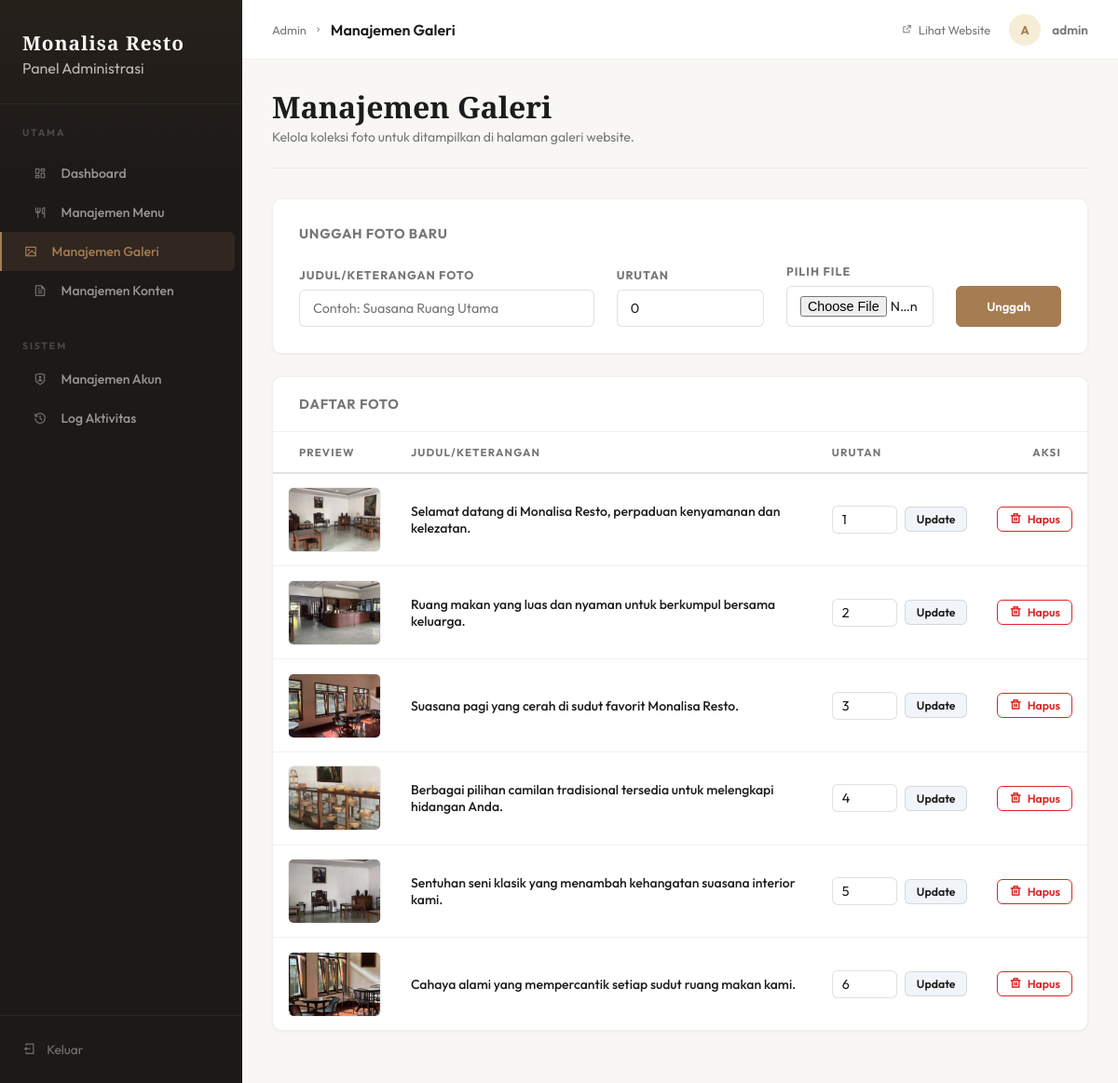
Page /admin/galeri.php (signed in) on the committed database.
### tables this page shows
CREATE TABLE `galeri` (
  `id` int(11) NOT NULL AUTO_INCREMENT,
  `judul` varchar(100) NOT NULL,
  `foto_url` varchar(255) NOT NULL,
  `urutan` int(11) DEFAULT 0,
  `created_at` timestamp NOT NULL DEFAULT current_timestamp(),
  PRIMARY KEY (`id`)
);

### includes/functions.php (called while the page is built, shortened)
<?php
function escapeHtml($string) {
    return htmlspecialchars($string ?? '', ENT_QUOTES, 'UTF-8');
}
function get_image_url($path, $is_admin = false) {
    return ($is_admin ? '../' : '') . $path;
}
?>

### admin/galeri.php (the view, shortened to what this page needs)
<?php
require_once '../includes/admin_header.php';
$galeri = $pdo->query("SELECT * FROM galeri ORDER BY urutan ASC, created_at DESC")->fetchAll();
?>
<div class="page-header">
    <div>
        <h1>Manajemen Galeri</h1>
        <p>Kelola koleksi foto untuk ditampilkan di halaman galeri website.</p>
    </div>
</div>
<div class="card">
    <h3 style="margin-bottom: 1.5rem; font-size: 0.9rem; letter-spacing: 0.05em; text-transform: uppercase; color: var(--text-muted);">Unggah Foto Baru</h3>
    <form method="POST" enctype="multipart/form-data">
        <div style="display: grid; grid-template-columns: 2fr 1fr 1fr auto; gap: 1.5rem; align-items: end;" class="galeri-form-grid">
            <div class="form-group" style="margin-bottom: 0;">
                <label for="judul">Judul/Keterangan Foto</label>
                <input type="text" id="judul" name="judul" class="form-control" placeholder="Contoh: Suasana Ruang Utama" required>
            </div>
            <div class="form-group" style="margin-bottom: 0;">
                <label for="urutan">Urutan</label>
                <input type="number" id="urutan" name="urutan" class="form-control" value="0" min="0">
            </div>
            <div class="form-group" style="margin-bottom: 0;">
                <label for="foto">Pilih File</label>
                <input type="file" id="foto" name="foto" class="form-control" accept="image/jpeg,image/png,image/webp" required>
            </div>
            <button type="submit" class="btn btn-primary" style="height: 44px; padding: 0 2rem;">Unggah</button>
        </div>
    </form>
</div>
<div class="card" style="padding: 0; overflow: hidden;">
    <div style="padding: 1.25rem 1.75rem; border-bottom: 1px solid var(--border);">
        <h3 style="font-size: 0.9rem; letter-spacing: 0.05em; text-transform: uppercase; color: var(--text-muted);">Daftar Foto</h3>
    </div>
    <?php if (empty($galeri)): ?>
        <p style="padding: 2rem; color: var(--text-muted); text-align: center; font-style: italic;">Belum ada foto yang diunggah.</p>
    <?php else: ?>
        <table style="width: 100%;">
            <thead>
                <tr>
                    <th style="padding-left: 1.75rem;">Preview</th>
                    <th>Judul/Keterangan</th>
                    <th>Urutan</th>
                    <th style="padding-right: 1.75rem; text-align: right;">Aksi</th>
                </tr>
            </thead>
            <tbody>
                <?php foreach ($galeri as $item): ?>
                <tr>
                    <td data-label="Preview">
                        <div style="width: 100px; height: 70px; border-radius: var(--radius-sm); overflow: hidden; border: 1px solid var(--border);">
                            <img src="<?= get_image_url($item['foto_url'], true) ?>" alt="<?= escapeHtml($item['judul']) ?>"
                                 style="width: 100%; height: 100%; object-fit: cover;"
                                 onerror="this.src='https://via.placeholder.com/100x70?text=No+Image'">
                        </div>
                    </td>
                    <td data-label="Judul" style="font-weight: 500; color: var(--text);"><?= escapeHtml($item['judul']) ?></td>
                    <td data-label="Urutan">
                        <form method="POST" style="display:flex; gap:0.5rem; align-items:center;">
                            <input type="number" name="urutan_val" value="<?= $item['urutan'] ?>"
                                   class="form-control" style="width:70px; padding: 5px 10px;" min="0">
                            <button type="submit" class="btn btn-secondary btn-sm">Update</button>
                        </form>
                    </td>
                    <td data-label="Aksi">
                        <form method="POST" onsubmit="return confirm('Yakin hapus foto ini?')" style="display: inline-block;">
                            <button type="submit" class="btn btn-ghost-danger btn-sm">
                                <i class="ri-delete-bin-line"></i> Hapus
                            </button>
                        </form>
                    </td>
                </tr>
                <?php endforeach; ?>
            </tbody>
        </table>
    <?php endif; ?>
</div>
<?php require_once '../includes/admin_footer.php'; ?>

### includes/admin_header.php (style rules this page uses)
:root { --primary: #A67C52; --primary-dark: #8B6543; --primary-pale: #F5EDD6; --sidebar-bg: #1C1917; --sidebar-hover: rgba(255,255,255,0.06); --sidebar-active: rgba(166,124,82,0.15); --sidebar-width: 260px; --bg: #F8F7F4; --surface: #FFFFFF; --text: #1C1C1C; --text-muted: #767676; --border: rgba(0,0,0,0.06); --border-mid: rgba(0,0,0,0.12); --success: #16A34A; --success-pale: #DCFCE7; --danger: #DC2626; --danger-pale: #FEE2E2; --warning: #D97706; --warning-pale: #FEF3C7; --radius-xs: 2px; --radius-sm: 6px; --radius: 10px; --radius-lg: 16px; --shadow-xs: 0 1px 3px rgba(0,0,0,0.05); --shadow-sm: 0 4px 12px rgba(0,0,0,0.06); --shadow: 0 8px 24px rgba(0,0,0,0.08); --transition: 0.2s ease; }
*, *::before, *::after { box-sizing: border-box; margin: 0; padding: 0; }
body { font-family: 'Outfit', sans-serif; background: var(--bg); color: var(--text); display: flex; min-height: 100vh; -webkit-font-smoothing: antialiased; }
.page-header { display: flex; justify-content: space-between; align-items: flex-start; margin-bottom: 2rem; padding-bottom: 1.5rem; border-bottom: 1px solid var(--border); }
.page-header h1 { font-family: 'Cormorant Garamond', serif; font-size: 2rem; font-weight: 600; color: var(--text); line-height: 1.2; }
.page-header p { font-size: 0.875rem; color: var(--text-muted); margin-top: 0.25rem; }
.card { background: var(--surface); border-radius: var(--radius); box-shadow: var(--shadow-xs); border: 1px solid var(--border); padding: 1.75rem; margin-bottom: 1.5rem; transition: box-shadow var(--transition); }
.btn { display: inline-flex; align-items: center; gap: 0.4rem; padding: 9px 18px; border-radius: var(--radius-sm); font-size: 0.82rem; font-weight: 600; cursor: pointer; border: 1px solid transparent; transition: all var(--transition); white-space: nowrap; font-family: 'Outfit', sans-serif; }
.btn-primary { background: var(--primary); color: #fff; border-color: var(--primary); }
.btn-secondary { background: #F1F5F9; color: var(--text); border-color: var(--border-mid); }
.btn-ghost-danger { background: transparent; color: var(--danger); border-color: var(--danger); }
.btn-sm { padding: 5px 12px; font-size: 0.77rem; }
table { width: 100%; border-collapse: collapse; }
table thead tr { border-bottom: 2px solid var(--border-mid); }
table th { padding: 0.85rem 1rem; text-align: left; font-size: 0.72rem; font-weight: 700; letter-spacing: 0.1em; text-transform: uppercase; color: var(--text-muted); }
table td { padding: 0.9rem 1rem; border-bottom: 1px solid var(--border); font-size: 0.875rem; vertical-align: middle; color: var(--text); }
table tbody tr:last-child td { border-bottom: none; }
.form-group { margin-bottom: 1.25rem; }
.form-group label { display: block; font-size: 0.78rem; font-weight: 700; letter-spacing: 0.08em; text-transform: uppercase; color: var(--text-muted); margin-bottom: 0.5rem; }
.form-control { width: 100%; padding: 10px 14px; border: 1px solid var(--border-mid); border-radius: var(--radius-sm); font-family: 'Outfit', sans-serif; font-size: 0.9rem; color: var(--text); background: var(--surface); transition: border-color var(--transition), box-shadow var(--transition); }

### rows in the picture
galeri: foto_url (picture), judul "Selamat datang di Monalisa Resto, perpaduan kenyamanan dan kelezatan.", urutan_val "1"
galeri: foto_url (picture), judul "Ruang makan yang luas dan nyaman untuk berkumpul bersama keluarga.", urutan_val "2"
galeri: foto_url (picture), judul "Suasana pagi yang cerah di sudut favorit Monalisa Resto.", urutan_val "3"
galeri: foto_url (picture), judul "Berbagai pilihan camilan tradisional tersedia untuk melengkapi hidangan Anda.", urutan_val "4"
galeri: foto_url (picture), judul "Sentuhan seni klasik yang menambah kehangatan suasana interior kami.", urutan_val "5"
galeri: foto_url (picture), judul "Cahaya alami yang mempercantik setiap sudut ruang makan kami.", urutan_val "6"

### other values in the picture
escapeHtml($page_title) "Manajemen Galeri"
substr($_SESSION['admin_user'] ?? 'A', 0, 1) "A"
escapeHtml($_SESSION['admin_user'] ?? '') "admin"
